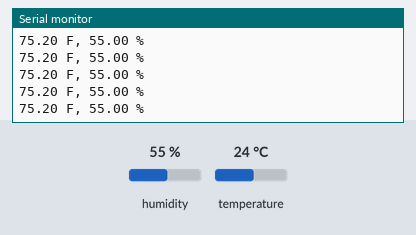
Recording of a sketch running on a simulated Arduino Uno, built with avr-gcc and run on an emulated ATmega328P. Shown: the last lines printed to the serial monitor. The test bench sets the inputs (shaded band); at power-on: humidity 55 %, temperature 24 °C.

Above: at 2.8 s.
2.9 s: humidity set to 22 %
At 4.24 s:
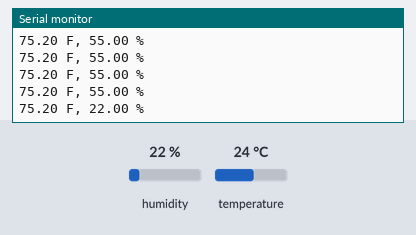
8.9 s: temperature set to 12 °C
At 8.91 s:
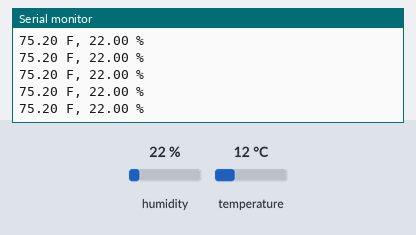
11.6 s: humidity set to 40 %
At 12.16 s:
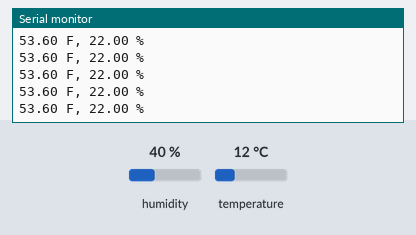
Timing chart, 0 to 14.6 s (numbered marks = the images above; inputs shaded):
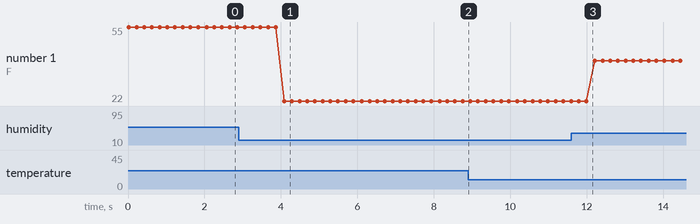

The sketch:

THSensor.ino
```cpp
#include "DHT.h"

#define HT 4
#define DHTTYPE DHT11

DHT dht(HT, DHTTYPE);

float temp, humidity;

void setup() {
  // put your setup code here, to run once:
  dht.begin();
  Serial.begin(9600);
}

void loop() {
  // put your main code here, to run repeatedly:
  temp = dht.readTemperature() * 1.8 + 32;
  humidity = dht.readHumidity();
  Serial.print(temp);
  Serial.print(" F");
  Serial.print(", ");
  Serial.print(humidity);
  Serial.println(" %");
  delay(200);
}
```

Measured:
- after the input at 2.9 s, the serial monitor: prints a new line after 1.2 s (image 1)
- plotted number 1: 55 → 22 after the input at 2.9 s, 22 → 40 after the input at 11.6 s
